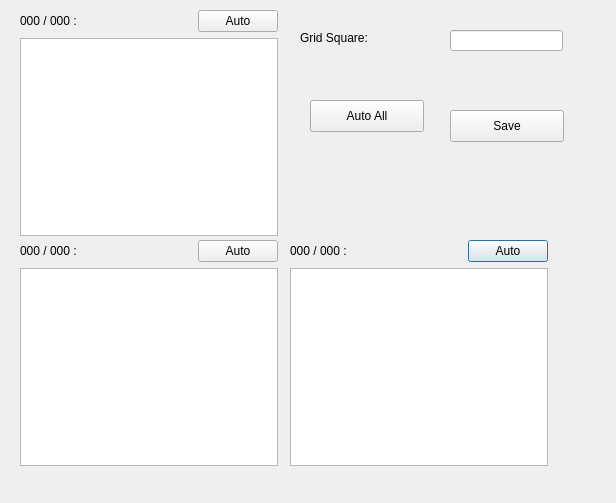
<?xml version="1.0" encoding="UTF-8"?>
<ui version="4.0">
 <class>Dialog</class>
 <widget class="QDialog" name="Dialog">
  <property name="geometry">
   <rect>
    <x>0</x>
    <y>0</y>
    <width>616</width>
    <height>503</height>
   </rect>
  </property>
  <property name="windowTitle">
   <string>Dialog</string>
  </property>
  <widget class="QLabel" name="label">
   <property name="geometry">
    <rect>
     <x>300</x>
     <y>30</y>
     <width>111</width>
     <height>16</height>
    </rect>
   </property>
   <property name="text">
    <string>Grid Square:</string>
   </property>
   <property name="buddy">
    <cstring>lineEdit</cstring>
   </property>
  </widget>
  <widget class="QWidget" name="layoutWidget">
   <property name="geometry">
    <rect>
     <x>290</x>
     <y>240</y>
     <width>258</width>
     <height>226</height>
    </rect>
   </property>
   <layout class="QVBoxLayout" name="verticalLayout_2">
    <item>
     <layout class="QHBoxLayout" name="horizontalLayout_2">
      <item>
       <widget class="QLabel" name="m_gridPoint2">
        <property name="text">
         <string>000 / 000 :</string>
        </property>
       </widget>
      </item>
      <item>
       <spacer name="horizontalSpacer_2">
        <property name="orientation">
         <enum>Qt::Horizontal</enum>
        </property>
        <property name="sizeHint" stdset="0">
         <size>
          <width>40</width>
          <height>20</height>
         </size>
        </property>
       </spacer>
      </item>
      <item>
       <widget class="QPushButton" name="m_autoButton2">
        <property name="text">
         <string>Auto</string>
        </property>
       </widget>
      </item>
     </layout>
    </item>
    <item>
     <widget class="QGraphicsView" name="m_gridView2"/>
    </item>
   </layout>
  </widget>
  <widget class="QWidget" name="layoutWidget_2">
   <property name="geometry">
    <rect>
     <x>20</x>
     <y>240</y>
     <width>258</width>
     <height>226</height>
    </rect>
   </property>
   <layout class="QVBoxLayout" name="verticalLayout_3">
    <item>
     <layout class="QHBoxLayout" name="horizontalLayout_3">
      <item>
       <widget class="QLabel" name="m_gridPoint3">
        <property name="text">
         <string>000 / 000 :</string>
        </property>
       </widget>
      </item>
      <item>
       <spacer name="horizontalSpacer_3">
        <property name="orientation">
         <enum>Qt::Horizontal</enum>
        </property>
        <property name="sizeHint" stdset="0">
         <size>
          <width>40</width>
          <height>20</height>
         </size>
        </property>
       </spacer>
      </item>
      <item>
       <widget class="QPushButton" name="m_autoButton3">
        <property name="text">
         <string>Auto</string>
        </property>
       </widget>
      </item>
     </layout>
    </item>
    <item>
     <widget class="QGraphicsView" name="m_gridView3"/>
    </item>
   </layout>
  </widget>
  <widget class="QPushButton" name="pushButton">
   <property name="geometry">
    <rect>
     <x>310</x>
     <y>100</y>
     <width>114</width>
     <height>32</height>
    </rect>
   </property>
   <property name="text">
    <string>Auto All</string>
   </property>
  </widget>
  <widget class="QLineEdit" name="lineEdit">
   <property name="geometry">
    <rect>
     <x>450</x>
     <y>30</y>
     <width>113</width>
     <height>21</height>
    </rect>
   </property>
   <property name="readOnly">
    <bool>true</bool>
   </property>
  </widget>
  <widget class="QPushButton" name="pushButton_2">
   <property name="geometry">
    <rect>
     <x>450</x>
     <y>110</y>
     <width>114</width>
     <height>32</height>
    </rect>
   </property>
   <property name="text">
    <string>Save</string>
   </property>
  </widget>
  <widget class="QWidget" name="">
   <property name="geometry">
    <rect>
     <x>20</x>
     <y>10</y>
     <width>258</width>
     <height>226</height>
    </rect>
   </property>
   <layout class="QVBoxLayout" name="verticalLayout">
    <item>
     <layout class="QHBoxLayout" name="horizontalLayout">
      <item>
       <widget class="QLabel" name="m_gridPoint1">
        <property name="text">
         <string>000 / 000 :</string>
        </property>
       </widget>
      </item>
      <item>
       <spacer name="horizontalSpacer">
        <property name="orientation">
         <enum>Qt::Horizontal</enum>
        </property>
        <property name="sizeHint" stdset="0">
         <size>
          <width>40</width>
          <height>20</height>
         </size>
        </property>
       </spacer>
      </item>
      <item>
       <widget class="QPushButton" name="m_autoButton1">
        <property name="text">
         <string>Auto</string>
        </property>
       </widget>
      </item>
     </layout>
    </item>
    <item>
     <widget class="QGraphicsView" name="m_gridView1"/>
    </item>
   </layout>
  </widget>
 </widget>
 <resources/>
 <connections/>
</ui>
